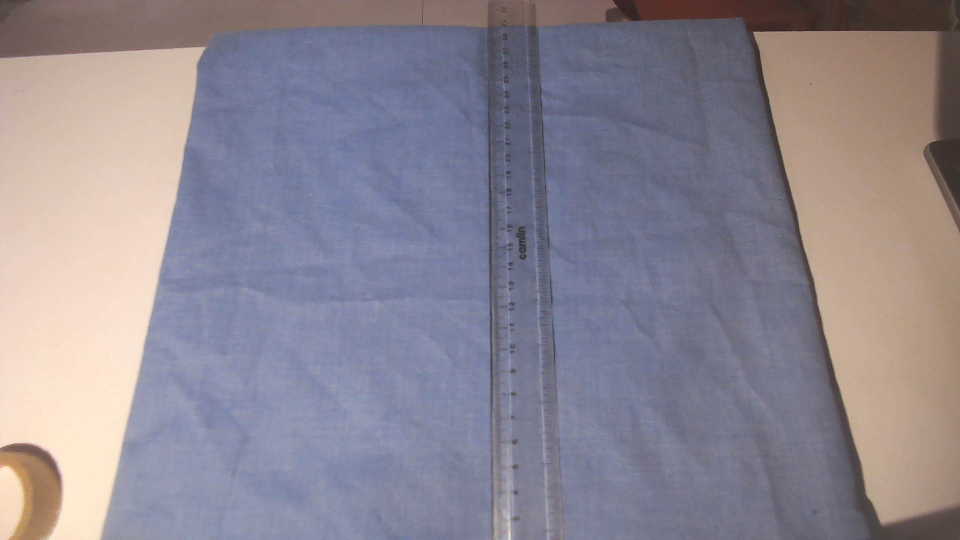
#> input picture data/photos/ruler_01.png, 1920 x 1080 px, found by its file name (shown at 1/2 size)
$ python calibrate.py data/photos/ruler_01.png
#> lines starting #> are read from the running program, lines starting #| are printed output that depends on the picture; after the words box and inside, x2 and y2 are one past the last pixel; in counts of white or black regions, pixels touching at a corner belong together
"""Calibrate the camera from one photo of a sheet of known size (A4 by default).

1. Lay an A4 sheet FLAT on the cloth surface, in the middle of the frame, and take one photo
   with the final camera position (python tools/capture_photos.py, press r).
2. python tools/calibrate.py data/photos/ruler_01.png
3. Click the 4 corners of the sheet in this order: top-left, top-right, bottom-right, bottom-left
   (as you see it in the picture). Press Enter to accept, r to start again, q to quit.
   The top-left -> top-right edge is the sheet's WIDTH (--width-mm, default 210; --height-mm 297).
The tool saves kb/calibration.json (scale plus perspective correction) and a preview picture of the
corrected view. In that preview a ruler must show equal spacing everywhere; if not, calibrate again.
Do not move the camera afterwards: the correction is valid only for this camera position.
"""
import argparse
import sys
from pathlib import Path

import cv2
import numpy as np

sys.path.insert(0, str(Path(__file__).resolve().parent.parent))
import fabric_calib as fcal  # noqa: E402


def click_corners(img):
    scale = min(1.0, 1280 / img.shape[1])
    view0 = cv2.resize(img, None, fx=scale, fy=scale)
    pts = []

    def on_mouse(event, x, y, *_):
        if event == cv2.EVENT_LBUTTONDOWN and len(pts) < 4:
            pts.append((x / scale, y / scale))

    cv2.namedWindow("corners")
    cv2.setMouseCallback("corners", on_mouse)
    while True:
        view = view0.copy()
        for i, (x, y) in enumerate(pts):
            cv2.circle(view, (int(x * scale), int(y * scale)), 5, (0, 0, 255), -1)
            cv2.putText(view, "TL TR BR BL".split()[i], (int(x * scale) + 8, int(y * scale) - 8),
                        cv2.FONT_HERSHEY_SIMPLEX, 0.6, (0, 255, 255), 2)
        cv2.putText(view, "click TL, TR, BR, BL | Enter accept | r redo | q quit", (10, 24),
                    cv2.FONT_HERSHEY_SIMPLEX, 0.6, (0, 255, 0), 2)
        cv2.imshow("corners", view)
        k = cv2.waitKey(30) & 0xFF
        if k == ord("q"):
            sys.exit("cancelled")
        if k == ord("r"):
            pts.clear()
        if k in (13, 10) and len(pts) == 4:
            break
    cv2.destroyAllWindows()
    return pts


def main():
    ap = argparse.ArgumentParser()
    ap.add_argument("image")
    ap.add_argument("--fabric", default="blue")
    ap.add_argument("--width-mm", type=float, default=210.0)
    ap.add_argument("--height-mm", type=float, default=297.0)
    ap.add_argument("--ppm", type=float, default=5.0, help="pixels per mm wanted in the corrected image")
    ap.add_argument("--points", help="x1,y1,x2,y2,x3,y3,x4,y4 instead of clicking")
    a = ap.parse_args()
    img = cv2.imread(a.image)
#> img is the input picture: shape (1080, 1920, 3); mean B, G, R 146.1, 135, 141
    if img is None:
        sys.exit("Cannot read " + a.image)
    h, w = img.shape[:2]
    if a.points:
        v = [float(x) for x in a.points.split(",")]
        pts = list(zip(v[0::2], v[1::2]))
    else:
        pts = click_corners(img)
#> in click_corners, `view0 = cv2.resize(img, None, fx=scale, fy=scale)`:
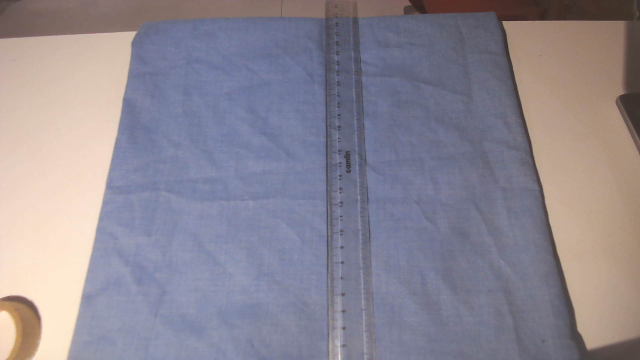
#> view0: shape (720, 1280, 3) (shown at 1/2 size); mean B, G, R 146.1, 135, 141
#> in click_corners, `cv2.putText(view, "click TL, TR, BR, BL | Enter accept | r redo | q qu..`:
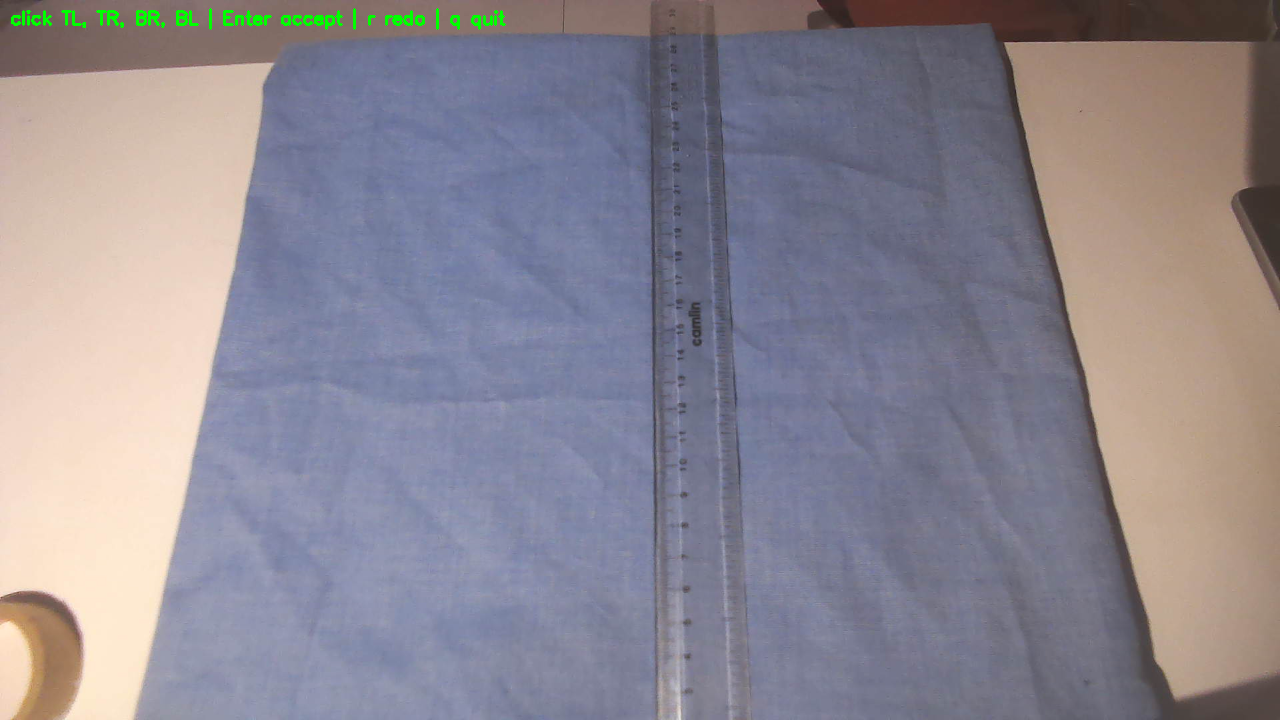
#> view: shape (720, 1280, 3); 0.31% of pixels changed, all inside (x1, y1, x2, y2) = (11, 8, 506, 30)
#> (key q is pressed here)
    cal = fcal.build_calibration(pts, (a.width_mm, a.height_mm), a.ppm, (w, h))
    fcal.save(a.fabric, cal)
    out = fcal.apply(img, cal)
    prev = Path(a.image).with_name(Path(a.image).stem + "_corrected.png")
    cv2.imwrite(str(prev), out)
    print("Saved kb/calibration.json for fabric '%s'" % a.fabric)
    print("px_per_mm = %.2f, corrected size = %dx%d (was %dx%d)" % (cal["px_per_mm"], *cal["warp_size"], w, h))
    print("Preview:", prev, "- check that equal lengths look equal everywhere in it.")


if __name__ == "__main__":
#> (the run stopped early here; a loop or call above may not have finished)

$ run again, with data/photos/ruler_02.png copied over data/photos/ruler_01.png
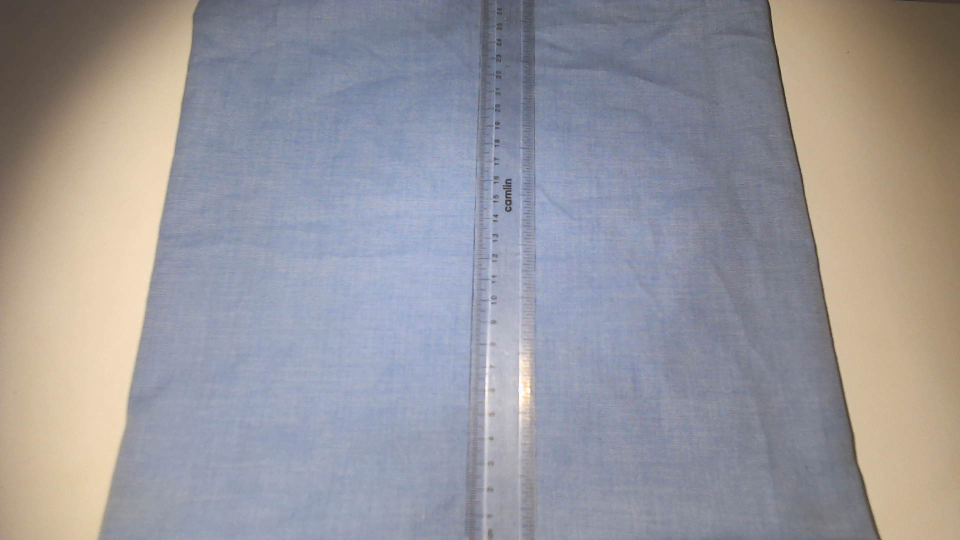
#> input picture data/photos/ruler_02.png, 1920 x 1080 px, found by its file name (shown at 1/2 size)
#> in main, img is the input picture: shape (1080, 1920, 3); mean B, G, R 156.3, 150.7, 152.4
#> in click_corners, `view0 = cv2.resize(img, None, fx=scale, fy=scale)`:
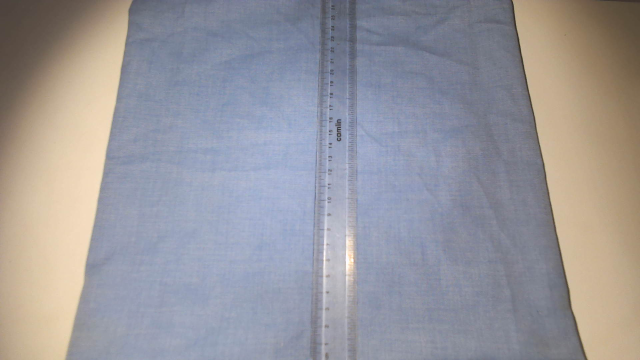
#> view0: shape (720, 1280, 3) (shown at 1/2 size); mean B, G, R 156.3, 150.7, 152.4
#> in click_corners, `cv2.putText(view, "click TL, TR, BR, BL | Enter accept | r redo | q qu..`:
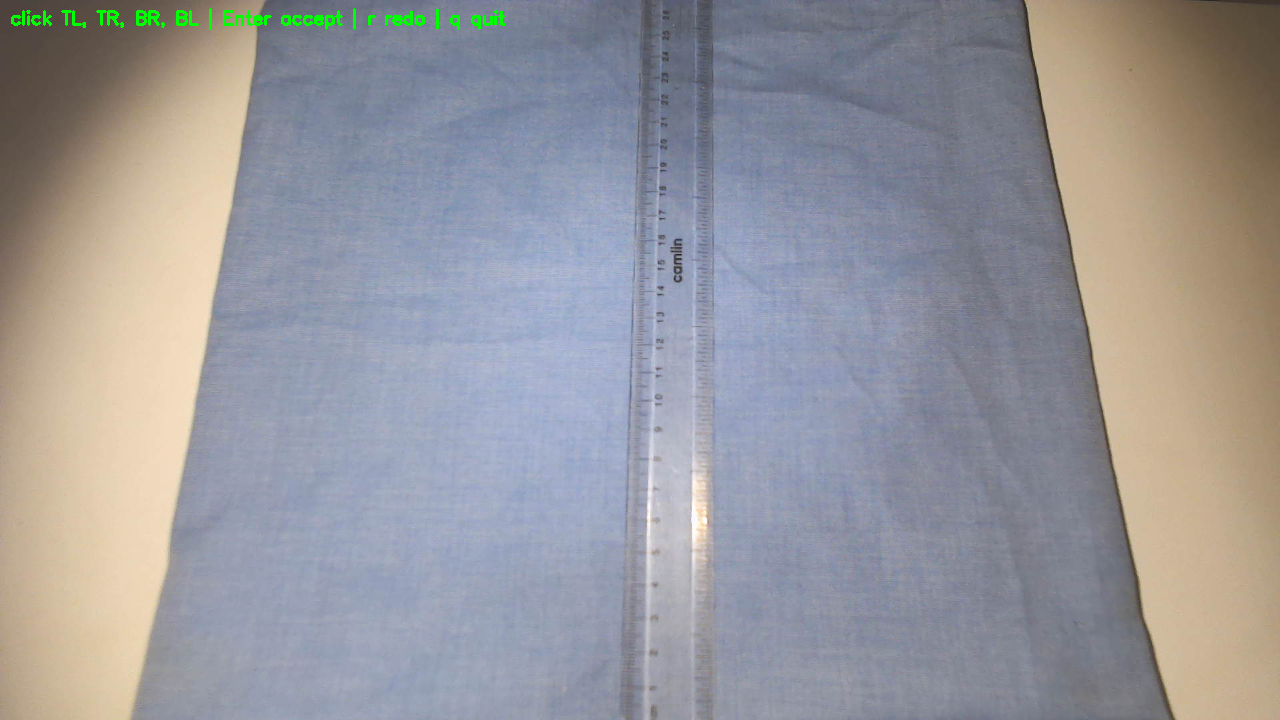
#> view: shape (720, 1280, 3); 0.31% of pixels changed, all inside (x1, y1, x2, y2) = (11, 8, 506, 30)

$ run again, with data/photos/good_01.png copied over data/photos/ruler_01.png
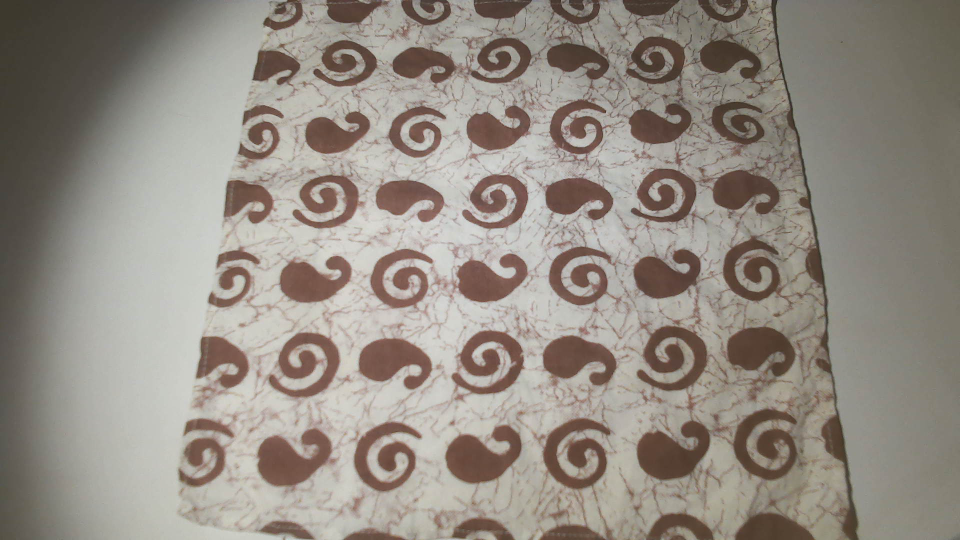
#> input picture data/photos/good_01.png, 1920 x 1080 px, found by its file name (shown at 1/2 size)
#> in main, img is the input picture: shape (1080, 1920, 3); mean B, G, R 131.2, 140, 147.6
#> in click_corners, `view0 = cv2.resize(img, None, fx=scale, fy=scale)`:
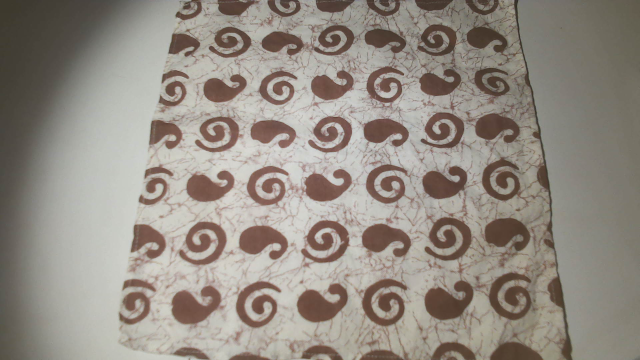
#> view0: shape (720, 1280, 3) (shown at 1/2 size); mean B, G, R 131.2, 140, 147.6
#> in click_corners, `cv2.putText(view, "click TL, TR, BR, BL | Enter accept | r redo | q qu..`:
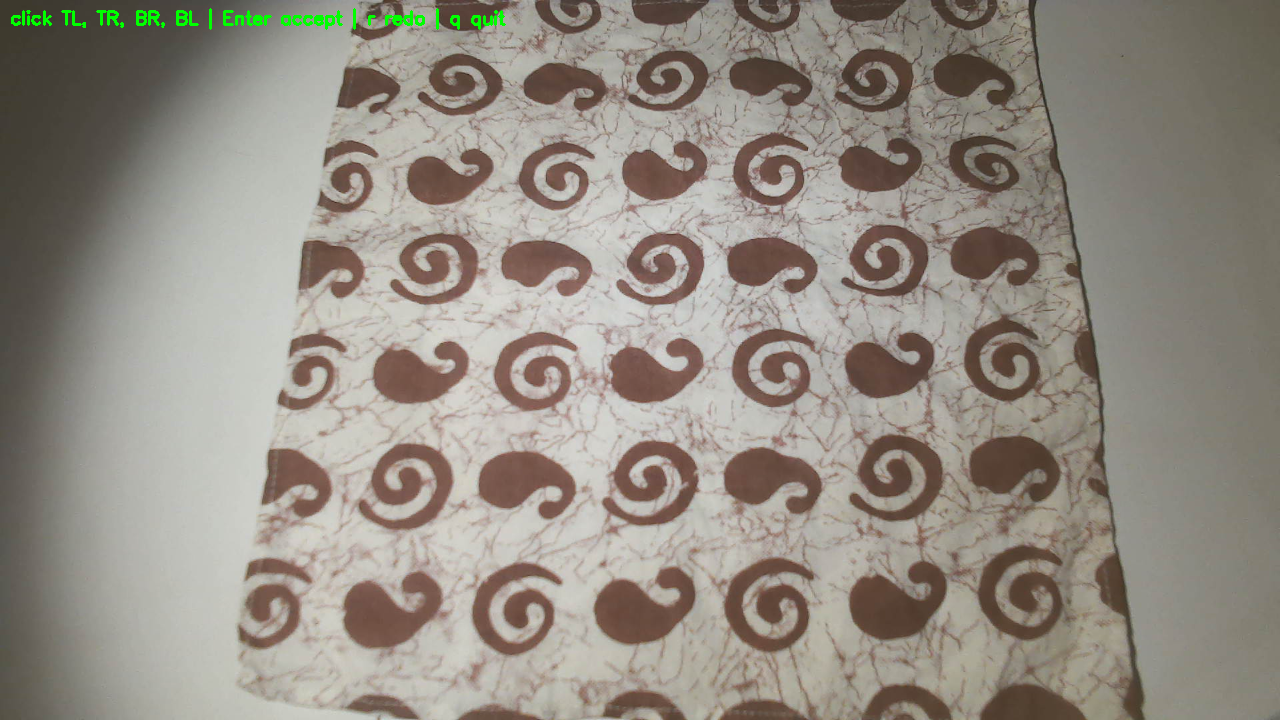
#> view: shape (720, 1280, 3); 0.31% of pixels changed, all inside (x1, y1, x2, y2) = (11, 8, 506, 30)
